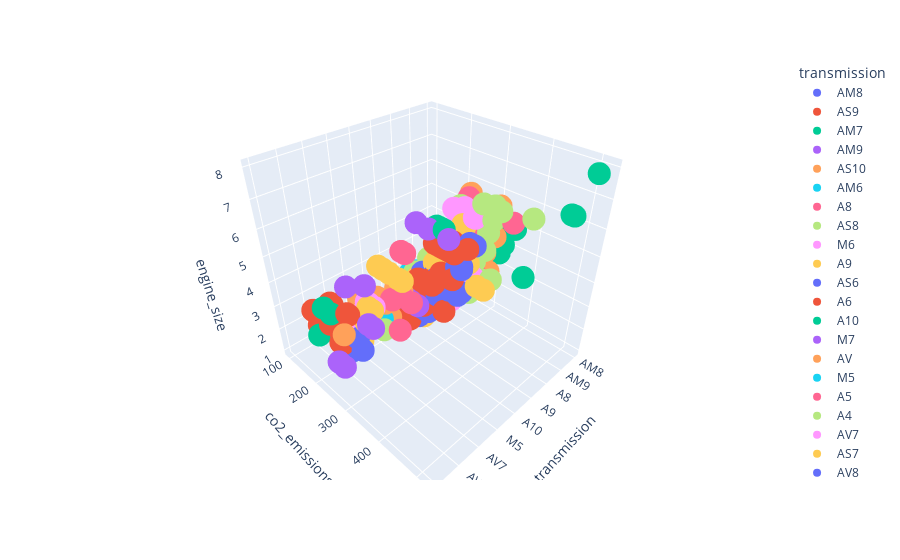

The notebook cell saved with this chart:
### Markdown cell above
# 8. scatter 3D plot

### Code cell
# scatter 3d plot
fig8 = px.scatter_3d(df, x='transmission', y='co2_emissions', z='engine_size', color='transmission')
fig8.show()

# save the plot in html
fig8.write_html("./outputs/plotly_plots/fig8.html")

### Figure 1 — Plotly figure (JSON) as saved in the notebook; plotly's stock layout.template omitted (floating-point values rounded to 4 significant figures; data arrays with more than 128 entries replaced by an {"elided": "..."} marker saying what was removed)
{"data": [{"hovertemplate": "transmission=%{x}<br>co2_emissions=%{y}<br>engine_size=%{z}<extra></extra>", "legendgroup": "AM8", "marker": {"color": "#636efa", "symbol": "circle"}, "mode": "markers", "name": "AM8", "scene": "scene", "showlegend": true, "type": "scatter3d", "x": ["AM8", "AM8", "AM8", "AM8", "AM8", "AM8", "AM8", "AM8", "AM8", "AM8", "AM8", "AM8", "AM8", "AM8", "AM8"], "y": [199, 205, 209, 250, 253, 253, 250, 261, 261, 273, 295, 313, 261, 261, 279], "z": [2.4, 2.4, 2.4, 3, 3, 3, 3, 2.9, 2.9, 2.9, 4, 4, 4, 4, 4]}, {"hovertemplate": "transmission=%{x}<br>co2_emissions=%{y}<br>engine_size=%{z}<extra></extra>", "legendgroup": "AS9", "marker": {"color": "#EF553B", "symbol": "circle"}, "mode": "markers", "name": "AS9", "scene": "scene", "showlegend": true, "type": "scatter3d", "x": ["AS9", "AS9", "AS9", "AS9", "AS9", "AS9", "AS9", "AS9", "AS9", "AS9", "AS9", "AS9", "AS9", "AS9", "AS9", "AS9"], "y": [252, 258, 228, 240, 233, 238, 214, 251, 209, 227, 252, 257, 231, 246, 225, 231], "z": [3.5, 3.5, 3.5, 3.5, 3.6, 3.6, 2, 3.6, 2, 2, 3.5, 3.5, 2, 2, 2, 2]}, {"hovertemplate": "transmission=%{x}<br>co2_emissions=%{y}<br>engine_size=%{z}<extra></extra>", "legendgroup": "AM7", "marker": {"color": "#00cc96", "symbol": "circle"}, "mode": "markers", "name": "AM7", "scene": "scene", "showlegend": true, "type": "scatter3d", "x": ["AM7", "AM7", "AM7", "AM7", "AM7", "AM7", "AM7", "AM7", "AM7", "AM7", "AM7", "AM7", "AM7", "AM7", "AM7", "AM7", "AM7", "AM7", "AM7", "AM7", "AM7", "AM7", "AM7", "AM7", "AM7", "AM7", "AM7", "AM7", "AM7", "AM7", "AM7", "AM7", "AM7", "AM7", "AM7", "AM7", "AM7", "AM7", "AM7", "AM7", "AM7", "AM7", "AM7", "AM7", "AM7", "AM7", "AM7", "AM7", "AM7", "AM7", "AM7", "AM7", "AM7", "AM7", "AM7", "AM7", "AM7", "AM7", "AM7", "AM7", "AM7", "AM7", "AM7", "AM7", "AM7", "AM7", "AM7", "AM7", "AM7", "AM7", "AM7", "AM7", "AM7", "AM7", "AM7", "AM7", "AM7", "AM7", "AM7", "AM7", "AM7", "AM7", "AM7", "AM7", "AM7", "AM7", "AM7", "AM7", "AM7", "AM7", "AM7"], "y": [210, 196, 188, 225, 221, 182, 204, 221, 204, 204, 204, 224, 224, 230, 247, 222, 213, 213, 241, 220, 294, 299, 299, 294, 294, 294, 344, 522, 402, 189, 205, 201, 184, 199, 487, 493, 366, 370, 366, 370, 370, 370, 195, 199, 192, 201, 217, 225, 315, 315, 327, 196, 215, 193, 204, 209, 221, 227, 243, 249, 226, 228, 248, 225, 230, 248, 250, 232, 231, 315, 324, 335, 228, 251, 233, 266, 267, 266, 267, 297, 219, 249, 231, 219, 249, 231, 264, 272, 202, 213, 196], "z": [3, 3.5, 2, 2, 2, 2, 2, 2, 2, 2, 2, 3, 3, 2, 2.5, 2, 2, 2, 2.5, 2, 3, 3, 3, 3, 3, 3, 4.4, 8, 3.5, 1.6, 1.6, 1.6, 1.6, 1.6, 6.5, 6.5, 5.2, 5.2, 5.2, 5.2, 5.2, 5.2, 2, 2, 2, 2, 2, 2, 4, 4, 4, 2, 2, 2, 2, 2, 3, 3, 3, 3, 3, 3, 3, 3, 3, 3, 3, 3, 3, 3.8, 4, 4, 3, 3, 3, 3.8, 3.8, 3.8, 3.8, 3.8, 2, 2.5, 2.5, 2, 2.5, 2.5, 2, 3, 2, 2, 2]}, {"hovertemplate": "transmission=%{x}<br>co2_emissions=%{y}<br>engine_size=%{z}<extra></extra>", "legendgroup": "AM9", "marker": {"color": "#ab63fa", "symbol": "circle"}, "mode": "markers", "name": "AM9", "scene": "scene", "showlegend": true, "type": "scatter3d", "x": ["AM9"], "y": [261], "z": [3.5]}, {"hovertemplate": "transmission=%{x}<br>co2_emissions=%{y}<br>engine_size=%{z}<extra></extra>", "legendgroup": "AS10", "marker": {"color": "#FFA15A", "symbol": "circle"}, "mode": "markers", "name": "AS10", "scene": "scene", "showlegend": true, "type": "scatter3d", "x": ["AS10", "AS10", "AS10", "AS10", "AS10", "AS10", "AS10", "AS10", "AS10", "AS10", "AS10", "AS10", "AS10", "AS10", "AS10", "AS10", "AS10", "AS10", "AS10", "AS10", "AS10", "AS10", "AS10", "AS10", "AS10", "AS10", "AS10", "AS10", "AS10", "AS10", "AS10", "AS10", "AS10", "AS10", "AS10", "AS10", "AS10", "AS10", "AS10", "AS10", "AS10", "AS10", "AS10", "AS10", "AS10", "AS10", "AS10", "AS10", "AS10", "AS10", "AS10", "AS10"], "y": [232, 242, 267, 261, 324, 279, 355, 293, 307, 249, 260, 260, 256, 260, 281, 291, 298, 287, 290, 308, 290, 326, 291, 268, 277, 277, 287, 287, 266, 295, 303, 308, 296, 312, 300, 326, 300, 347, 323, 336, 221, 242, 289, 243, 302, 256, 211, 247, 294, 261, 168, 314], "z": [2, 2, 3, 3.6, 4.2, 6.2, 6.2, 3.5, 3.5, 2.7, 2.7, 2.7, 3, 3, 3.5, 3.5, 3.5, 5, 5, 5, 5, 5, 5, 2.7, 2.7, 2.7, 3, 3, 3, 3.5, 3.5, 3.5, 3.5, 5, 5, 5, 5, 5, 5, 3.5, 2.3, 2.3, 5, 2.3, 5, 2.3, 2, 3.5, 5, 3.4, 2, 3.5]}, {"hovertemplate": "transmission=%{x}<br>co2_emissions=%{y}<br>engine_size=%{z}<extra></extra>", "legendgroup": "AM6", "marker": {"color": "#19d3f3", "symbol": "circle"}, "mode": "markers", "name": "AM6", "scene": "scene", "showlegend": true, "type": "scatter3d", "x": ["AM6", "AM6", "AM6", "AM6", "AM6", "AM6", "AM6", "AM6", "AM6", "AM6", "AM6", "AM6", "AM6", "AM6"], "y": [197, 197, 178, 104, 96, 135, 132, 114, 110, 129, 133, 295, 220, 224], "z": [1.8, 1.8, 1.6, 1.6, 1.6, 2, 2, 1.6, 1.6, 1.6, 2, 3.8, 1.8, 1.8]}, {"hovertemplate": "transmission=%{x}<br>co2_emissions=%{y}<br>engine_size=%{z}<extra></extra>", "legendgroup": "A8", "marker": {"color": "#FF6692", "symbol": "circle"}, "mode": "markers", "name": "A8", "scene": "scene", "showlegend": true, "type": "scatter3d", "x": ["A8", "A8", "A8", "A8", "A8", "A8", "A8", "A8", "A8", "A8", "A8", "A8", "A8", "A8", "A8", "A8", "A8", "A8", "A8", "A8", "A8", "A8", "A8", "A8", "A8", "A8", "A8", "A8", "A8", "A8", "A8", "A8", "A8", "A8", "A8", "A8", "A8", "A8", "A8", "A8", "A8", "A8", "A8", "A8", "A8", "A8", "A8", "A8", "A8", "A8", "A8", "A8", "A8", "A8", "A8", "A8", "A8", "A8", "A8", "A8", "A8", "A8", "A8", "A8", "A8", "A8", "A8", "A8", "A8", "A8", "A8", "A8", "A8", "A8", "A8", "A8"], "y": [205, 217, 280, 218, 226, 292, 271, 312, 324, 332, 346, 264, 274, 286, 331, 261, 290, 275, 306, 320, 242, 242, 234, 289, 258, 258, 248, 242, 289, 304, 258, 339, 339, 242, 242, 234, 289, 304, 258, 258, 248, 339, 265, 331, 363, 274, 286, 261, 294, 277, 316, 320, 265, 331, 268, 368, 413, 233, 274, 245, 275, 253, 246, 320, 290, 260, 325, 302, 278, 280, 283, 319, 289, 294, 300, 328], "z": [2, 2, 2.9, 2, 2, 2.9, 4, 5.2, 5.2, 6, 6, 4, 3.6, 3.6, 3.6, 2.7, 5.3, 2.7, 5.3, 5.3, 3.6, 3.6, 3.6, 5.7, 3.6, 3.6, 3.6, 3.6, 5.7, 6.4, 3.6, 6.2, 6.2, 3.6, 3.6, 3.6, 5.7, 6.4, 3.6, 3.6, 3.6, 6.2, 3.6, 5.7, 6.4, 3.6, 3.6, 2.7, 5.3, 2.7, 5.3, 5.3, 3.6, 5.7, 3, 6.4, 6.2, 2, 3.6, 2, 3.6, 3.6, 3.6, 5.7, 5.7, 3.6, 5.7, 5.7, 3, 3.6, 3.6, 5.7, 3, 3.6, 3.6, 5.7]}, {"hovertemplate": "transmission=%{x}<br>co2_emissions=%{y}<br>engine_size=%{z}<extra></extra>", "legendgroup": "AS8", "marker": {"color": "#B6E880", "symbol": "circle"}, "mode": "markers", "name": "AS8", "scene": "scene", "showlegend": true, "type": "scatter3d", "x": {"elided": "211 str values"}, "y": {"elided": "211 int values"}, "z": {"elided": "211 float values"}}, {"hovertemplate": "transmission=%{x}<br>co2_emissions=%{y}<br>engine_size=%{z}<extra></extra>", "legendgroup": "M6", "marker": {"color": "#FF97FF", "symbol": "circle"}, "mode": "markers", "name": "M6", "scene": "scene", "showlegend": true, "type": "scatter3d", "x": ["M6", "M6", "M6", "M6", "M6", "M6", "M6", "M6", "M6", "M6", "M6", "M6", "M6", "M6", "M6", "M6", "M6", "M6", "M6", "M6", "M6", "M6", "M6", "M6", "M6", "M6", "M6", "M6", "M6", "M6", "M6", "M6", "M6", "M6", "M6", "M6", "M6", "M6", "M6", "M6", "M6", "M6", "M6", "M6", "M6", "M6", "M6", "M6", "M6", "M6", "M6", "M6", "M6", "M6", "M6", "M6", "M6", "M6", "M6", "M6", "M6", "M6", "M6", "M6", "M6", "M6", "M6", "M6", "M6", "M6", "M6", "M6", "M6", "M6", "M6", "M6", "M6", "M6", "M6", "M6", "M6", "M6", "M6", "M6", "M6", "M6", "M6", "M6", "M6", "M6", "M6", "M6", "M6", "M6", "M6", "M6", "M6", "M6", "M6", "M6", "M6", "M6", "M6", "M6", "M6", "M6", "M6", "M6", "M6", "M6", "M6", "M6"], "y": [219, 256, 256, 273, 256, 256, 256, 280, 280, 273, 273, 235, 277, 297, 349, 251, 194, 307, 325, 352, 185, 196, 227, 244, 311, 311, 241, 341, 255, 251, 185, 214, 189, 173, 167, 167, 186, 173, 224, 174, 173, 221, 188, 218, 207, 198, 226, 197, 296, 302, 296, 302, 211, 221, 277, 285, 180, 175, 186, 206, 180, 181, 189, 189, 175, 175, 214, 175, 214, 210, 210, 227, 210, 228, 210, 227, 220, 228, 270, 279, 317, 217, 183, 195, 204, 352, 334, 350, 229, 257, 249, 229, 257, 249, 231, 220, 235, 296, 232, 178, 174, 299, 300, 164, 172, 203, 232, 225, 172, 218, 163, 200], "z": [2, 3, 3, 3, 3, 3, 3, 3, 3, 3, 3, 2, 3.6, 6.2, 6.2, 2.5, 1.4, 5.7, 6.4, 6.2, 1.4, 1.6, 2.3, 2.3, 5, 5, 2.3, 5.2, 2, 2.5, 1.5, 2, 2, 1.5, 1.5, 1.5, 2, 1.5, 2, 1.5, 1.6, 1.6, 2, 1.6, 2, 2, 2, 1.6, 3, 3, 3, 3, 2.4, 2.4, 3.6, 3.6, 2, 1.6, 2, 2, 2, 2, 2.5, 2, 1.5, 1.5, 1.5, 1.5, 1.5, 2, 2, 2, 2, 2, 2, 2, 2, 2, 3.7, 3.7, 4, 2, 1.8, 1.6, 1.6, 4, 4, 4, 2, 2.5, 2.5, 2, 2.5, 2.5, 2, 2, 2, 2.5, 2, 1.8, 2, 3.5, 3.5, 1.5, 1.4, 2, 2, 1.8, 1.4, 1.8, 1.4, 2]}, {"hovertemplate": "transmission=%{x}<br>co2_emissions=%{y}<br>engine_size=%{z}<extra></extra>", "legendgroup": "A9", "marker": {"color": "#FECB52", "symbol": "circle"}, "mode": "markers", "name": "A9", "scene": "scene", "showlegend": true, "type": "scatter3d", "x": ["A9", "A9", "A9", "A9", "A9", "A9", "A9", "A9", "A9", "A9", "A9", "A9", "A9", "A9", "A9", "A9", "A9", "A9", "A9", "A9", "A9", "A9", "A9", "A9", "A9", "A9", "A9", "A9", "A9", "A9", "A9", "A9", "A9", "A9", "A9", "A9", "A9", "A9", "A9", "A9", "A9", "A9", "A9", "A9", "A9", "A9", "A9", "A9", "A9", "A9", "A9", "A9", "A9", "A9", "A9", "A9", "A9", "A9", "A9", "A9", "A9", "A9", "A9", "A9", "A9", "A9", "A9", "A9", "A9", "A9", "A9", "A9", "A9", "A9", "A9", "A9", "A9", "A9", "A9", "A9", "A9", "A9", "A9", "A9", "A9", "A9", "A9", "A9", "A9", "A9", "A9"], "y": [263, 278, 249, 232, 250, 265, 172, 178, 228, 214, 261, 277, 259, 249, 213, 201, 210, 239, 265, 214, 219, 240, 229, 230, 249, 240, 259, 249, 269, 222, 204, 222, 216, 230, 230, 253, 263, 255, 255, 263, 263, 282, 277, 235, 232, 245, 237, 239, 318, 299, 396, 262, 265, 309, 309, 292, 297, 264, 323, 324, 275, 306, 271, 337, 343, 238, 219, 231, 221, 221, 213, 228, 244, 271, 257, 254, 378, 234, 234, 282, 312, 355, 286, 253, 275, 265, 265, 241, 270, 205, 232], "z": [3.6, 3.6, 2, 2.5, 3.6, 3.6, 1.6, 1.6, 2, 2, 3.6, 3.6, 3.6, 3.6, 1.3, 1.5, 1.5, 2, 3.5, 2, 2.4, 3.2, 2, 2.4, 3.2, 2, 3.2, 2, 3.2, 2.4, 1.3, 2.4, 1.3, 2.4, 1.3, 3, 3, 3, 3, 4, 4, 4, 4, 3, 3, 3, 3, 3, 4, 4, 4, 3, 3, 4, 4, 3, 3, 3, 4, 4, 4, 4, 4, 6, 6, 3, 2, 2, 2, 2, 3, 2, 3, 3, 3, 3, 4, 2, 2, 3, 3, 4.7, 4, 3, 4, 4, 4, 3, 4.7, 2, 2.4]}, {"hovertemplate": "transmission=%{x}<br>co2_emissions=%{y}<br>engine_size=%{z}<extra></extra>", "legendgroup": "AS6", "marker": {"color": "#636efa", "symbol": "circle"}, "mode": "markers", "name": "AS6", "scene": "scene", "showlegend": true, "type": "scatter3d", "x": {"elided": "135 str values"}, "y": {"elided": "135 int values"}, "z": {"elided": "135 float values"}}, {"hovertemplate": "transmission=%{x}<br>co2_emissions=%{y}<br>engine_size=%{z}<extra></extra>", "legendgroup": "A6", "marker": {"color": "#EF553B", "symbol": "circle"}, "mode": "markers", "name": "A6", "scene": "scene", "showlegend": true, "type": "scatter3d", "x": ["A6", "A6", "A6", "A6", "A6", "A6", "A6", "A6", "A6", "A6", "A6", "A6", "A6", "A6", "A6", "A6", "A6", "A6", "A6", "A6", "A6", "A6", "A6", "A6", "A6", "A6", "A6", "A6", "A6", "A6", "A6", "A6", "A6", "A6", "A6", "A6", "A6", "A6", "A6", "A6", "A6", "A6", "A6", "A6", "A6", "A6", "A6", "A6", "A6", "A6", "A6", "A6", "A6", "A6", "A6", "A6", "A6", "A6", "A6", "A6", "A6", "A6", "A6", "A6", "A6", "A6", "A6", "A6", "A6", "A6", "A6", "A6", "A6", "A6", "A6", "A6", "A6", "A6", "A6", "A6", "A6"], "y": [234, 253, 270, 267, 283, 326, 196, 199, 207, 199, 316, 326, 329, 306, 329, 347, 329, 339, 322, 350, 317, 325, 314, 314, 298, 336, 336, 317, 314, 314, 298, 321, 321, 305, 276, 274, 284, 274, 292, 187, 203, 221, 237, 268, 248, 275, 253, 270, 267, 283, 317, 326, 329, 306, 329, 330, 339, 323, 317, 325, 199, 199, 314, 314, 298, 321, 321, 305, 314, 314, 298, 336, 336, 317, 250, 266, 263, 218, 297, 346, 382], "z": [2.5, 2.5, 2.8, 2.5, 2.8, 2.8, 1.5, 1.6, 1.5, 1.6, 4.3, 5.3, 5.3, 5.3, 4.3, 4.3, 5.3, 5.3, 5.3, 5.3, 5.3, 5.3, 5.3, 5.3, 5.3, 5.3, 5.3, 5.3, 5.3, 5.3, 5.3, 5.3, 5.3, 5.3, 3.6, 3.6, 3.6, 3.6, 3.6, 1.4, 1.4, 1.4, 2.5, 3.6, 2.5, 3.6, 2.5, 2.8, 2.5, 2.8, 4.3, 5.3, 5.3, 5.3, 4.3, 5.3, 5.3, 5.3, 5.3, 5.3, 1.6, 1.6, 5.3, 5.3, 5.3, 5.3, 5.3, 5.3, 5.3, 5.3, 5.3, 5.3, 5.3, 5.3, 3.5, 3.5, 3.5, 2.4, 3.7, 5.7, 5.7]}, {"hovertemplate": "transmission=%{x}<br>co2_emissions=%{y}<br>engine_size=%{z}<extra></extra>", "legendgroup": "A10", "marker": {"color": "#00cc96", "symbol": "circle"}, "mode": "markers", "name": "A10", "scene": "scene", "showlegend": true, "type": "scatter3d", "x": ["A10", "A10", "A10", "A10", "A10", "A10", "A10", "A10"], "y": [328, 321, 340, 325, 326, 332, 325, 340], "z": [6.2, 6.2, 6.2, 6.2, 6.2, 6.2, 6.2, 6.2]}, {"hovertemplate": "transmission=%{x}<br>co2_emissions=%{y}<br>engine_size=%{z}<extra></extra>", "legendgroup": "M7", "marker": {"color": "#ab63fa", "symbol": "circle"}, "mode": "markers", "name": "M7", "scene": "scene", "showlegend": true, "type": "scatter3d", "x": ["M7", "M7", "M7", "M7", "M7", "M7", "M7", "M7", "M7", "M7", "M7", "M7", "M7", "M7", "M7", "M7", "M7", "M7", "M7"], "y": [286, 318, 368, 237, 241, 260, 258, 242, 243, 286, 242, 246, 257, 260, 243, 246, 246, 266, 246], "z": [6.2, 6.2, 6.2, 3, 3, 3, 3, 3, 3, 3, 3, 3, 3, 3, 3, 3, 3, 3, 3]}, {"hovertemplate": "transmission=%{x}<br>co2_emissions=%{y}<br>engine_size=%{z}<extra></extra>", "legendgroup": "AV", "marker": {"color": "#FFA15A", "symbol": "circle"}, "mode": "markers", "name": "AV", "scene": "scene", "showlegend": true, "type": "scatter3d", "x": ["AV", "AV", "AV", "AV", "AV", "AV", "AV", "AV", "AV", "AV", "AV", "AV", "AV", "AV", "AV", "AV", "AV", "AV", "AV", "AV", "AV", "AV", "AV", "AV", "AV", "AV", "AV", "AV", "AV", "AV", "AV", "AV", "AV", "AV", "AV", "AV", "AV", "AV", "AV"], "y": [174, 121, 167, 131, 168, 117, 164, 162, 167, 181, 188, 151, 181, 193, 114, 114, 164, 139, 143, 148, 174, 190, 177, 186, 190, 169, 218, 240, 250, 259, 192, 204, 172, 164, 174, 163, 105, 109, 120], "z": [1.5, 1.8, 1.4, 2, 1.5, 2, 2, 1.5, 2, 1.5, 1.5, 1.5, 1.8, 1.8, 1.5, 1.5, 2, 2, 1.2, 1.2, 2.5, 2, 2.5, 2.5, 2.5, 1.6, 2, 3.5, 3.5, 3.5, 2.5, 2.5, 1.8, 1.6, 1.8, 1.8, 1.8, 1.8, 1.5]}, {"hovertemplate": "transmission=%{x}<br>co2_emissions=%{y}<br>engine_size=%{z}<extra></extra>", "legendgroup": "M5", "marker": {"color": "#19d3f3", "symbol": "circle"}, "mode": "markers", "name": "M5", "scene": "scene", "showlegend": true, "type": "scatter3d", "x": ["M5", "M5", "M5", "M5", "M5", "M5", "M5", "M5", "M5", "M5"], "y": [170, 186, 184, 151, 153, 186, 180, 209, 211, 169], "z": [1.4, 1.4, 1.6, 1.2, 1.2, 1.6, 1.6, 2, 2, 1.5]}, {"hovertemplate": "transmission=%{x}<br>co2_emissions=%{y}<br>engine_size=%{z}<extra></extra>", "legendgroup": "A5", "marker": {"color": "#FF6692", "symbol": "circle"}, "mode": "markers", "name": "A5", "scene": "scene", "showlegend": true, "type": "scatter3d", "x": ["A5", "A5", "A5", "A5", "A5", "A5", "A5", "A5"], "y": [271, 271, 268, 302, 312, 290, 299, 326], "z": [3.6, 3.6, 3.6, 5.7, 5.7, 2.5, 4, 4]}, {"hovertemplate": "transmission=%{x}<br>co2_emissions=%{y}<br>engine_size=%{z}<extra></extra>", "legendgroup": "A4", "marker": {"color": "#B6E880", "symbol": "circle"}, "mode": "markers", "name": "A4", "scene": "scene", "showlegend": true, "type": "scatter3d", "x": ["A4", "A4", "A4"], "y": [261, 188, 173], "z": [2.4, 1.6, 1.5]}, {"hovertemplate": "transmission=%{x}<br>co2_emissions=%{y}<br>engine_size=%{z}<extra></extra>", "legendgroup": "AV7", "marker": {"color": "#FF97FF", "symbol": "circle"}, "mode": "markers", "name": "AV7", "scene": "scene", "showlegend": true, "type": "scatter3d", "x": ["AV7", "AV7", "AV7", "AV7", "AV7", "AV7", "AV7", "AV7", "AV7", "AV7", "AV7", "AV7", "AV7", "AV7", "AV7", "AV7", "AV7", "AV7", "AV7", "AV7", "AV7", "AV7", "AV7", "AV7"], "y": [177, 167, 176, 170, 170, 165, 172, 166, 199, 257, 233, 240, 242, 188, 198, 193, 205, 188, 192, 174, 177, 193, 198, 178], "z": [1.5, 1.5, 2, 1.5, 1.5, 1.5, 2, 1.5, 1.8, 3.5, 3.5, 3.5, 3.5, 2, 2, 1.6, 1.6, 2, 2.5, 2, 2, 2.5, 2.5, 1.8]}, {"hovertemplate": "transmission=%{x}<br>co2_emissions=%{y}<br>engine_size=%{z}<extra></extra>", "legendgroup": "AS7", "marker": {"color": "#FECB52", "symbol": "circle"}, "mode": "markers", "name": "AS7", "scene": "scene", "showlegend": true, "type": "scatter3d", "x": ["AS7", "AS7", "AS7", "AS7", "AS7", "AS7", "AS7", "AS7", "AS7", "AS7", "AS7", "AS7", "AS7", "AS7", "AS7", "AS7"], "y": [229, 253, 261, 233, 251, 259, 275, 301, 354, 261, 271, 364, 312, 315, 331, 189], "z": [2, 3, 3, 2, 3, 3, 3.7, 5.6, 5.6, 3.7, 3.7, 5.6, 5.6, 5.6, 5.6, 2]}, {"hovertemplate": "transmission=%{x}<br>co2_emissions=%{y}<br>engine_size=%{z}<extra></extra>", "legendgroup": "AV8", "marker": {"color": "#636efa", "symbol": "circle"}, "mode": "markers", "name": "AV8", "scene": "scene", "showlegend": true, "type": "scatter3d", "x": ["AV8", "AV8", "AV8", "AV8"], "y": [211, 216, 244, 256], "z": [2, 1.5, 2.4, 2]}, {"hovertemplate": "transmission=%{x}<br>co2_emissions=%{y}<br>engine_size=%{z}<extra></extra>", "legendgroup": "AV6", "marker": {"color": "#EF553B", "symbol": "circle"}, "mode": "markers", "name": "AV6", "scene": "scene", "showlegend": true, "type": "scatter3d", "x": ["AV6", "AV6", "AV6", "AV6", "AV6", "AV6", "AV6", "AV6", "AV6", "AV6", "AV6", "AV6", "AV6", "AV6", "AV6", "AV6"], "y": [124, 176, 185, 190, 130, 140, 212, 206, 213, 218, 241, 247, 113, 121, 193, 140], "z": [2.5, 2.5, 3.5, 3.5, 2, 2, 2.4, 2, 2, 2.4, 3.6, 3.6, 2.5, 2.5, 3.5, 2.5]}, {"hovertemplate": "transmission=%{x}<br>co2_emissions=%{y}<br>engine_size=%{z}<extra></extra>", "legendgroup": "AV10", "marker": {"color": "#00cc96", "symbol": "circle"}, "mode": "markers", "name": "AV10", "scene": "scene", "showlegend": true, "type": "scatter3d", "x": ["AV10", "AV10", "AV10"], "y": [189, 214, 157], "z": [3.5, 3.5, 2]}, {"hovertemplate": "transmission=%{x}<br>co2_emissions=%{y}<br>engine_size=%{z}<extra></extra>", "legendgroup": "A7", "marker": {"color": "#ab63fa", "symbol": "circle"}, "mode": "markers", "name": "A7", "scene": "scene", "showlegend": true, "type": "scatter3d", "x": ["A7", "A7", "A7", "A7", "A7", "A7", "A7", "A7", "A7"], "y": [370, 357, 370, 356, 303, 355, 251, 248, 268], "z": [4.7, 4.7, 4.7, 6, 5.5, 6, 2, 2, 2]}, {"hovertemplate": "transmission=%{x}<br>co2_emissions=%{y}<br>engine_size=%{z}<extra></extra>", "legendgroup": "AS5", "marker": {"color": "#FFA15A", "symbol": "circle"}, "mode": "markers", "name": "AS5", "scene": "scene", "showlegend": true, "type": "scatter3d", "x": ["AS5", "AS5"], "y": [308, 308], "z": [4, 4]}], "layout": {"legend": {"title": {"text": "transmission"}, "tracegroupgap": 0}, "margin": {"t": 60}, "scene": {"domain": {"x": [0, 1], "y": [0, 1]}, "xaxis": {"categoryarray": ["AM8", "AS9", "AM7", "AM9", "AS10", "AM6", "A8", "AS8", "M6", "A9", "AS6", "A6", "A10", "M7", "AV", "M5", "A5", "A4", "AV7", "AS7", "AV8", "AV6", "AV10", "A7", "AS5"], "categoryorder": "array", "title": {"text": "transmission"}}, "yaxis": {"title": {"text": "co2_emissions"}}, "zaxis": {"title": {"text": "engine_size"}}}}}
